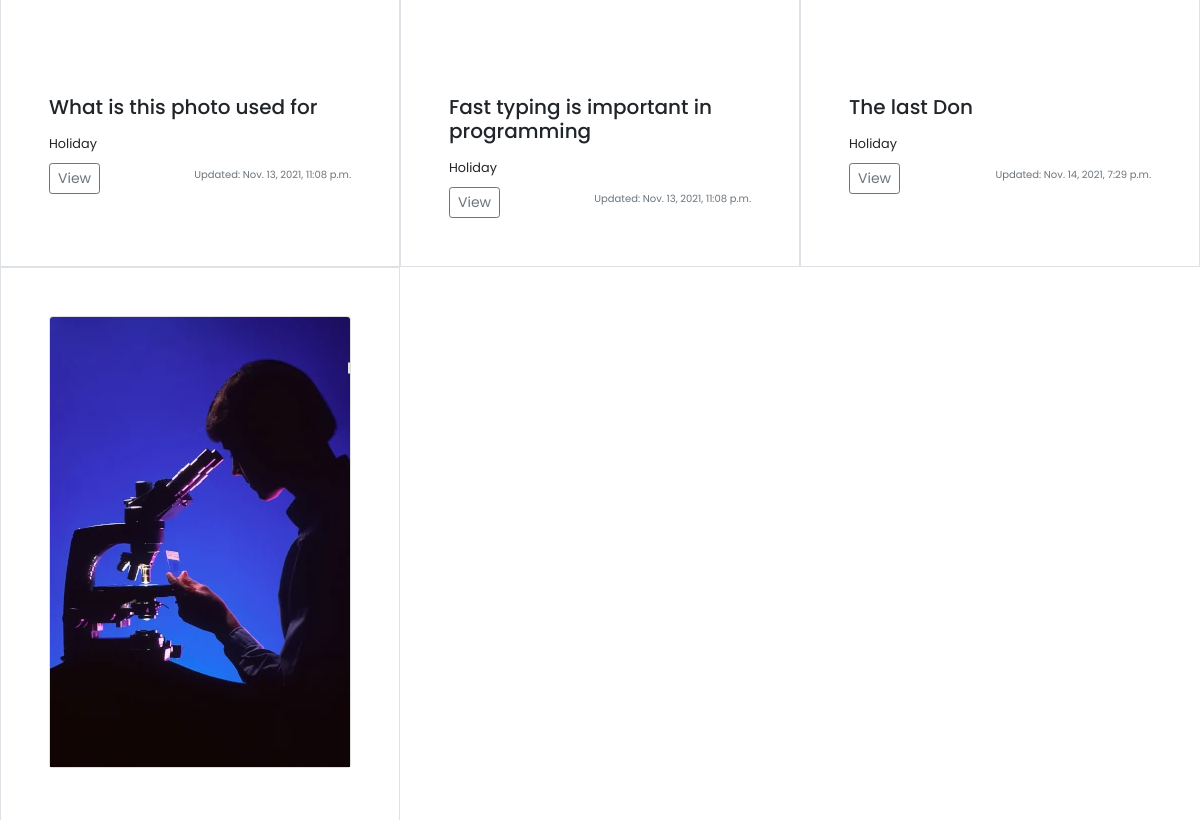
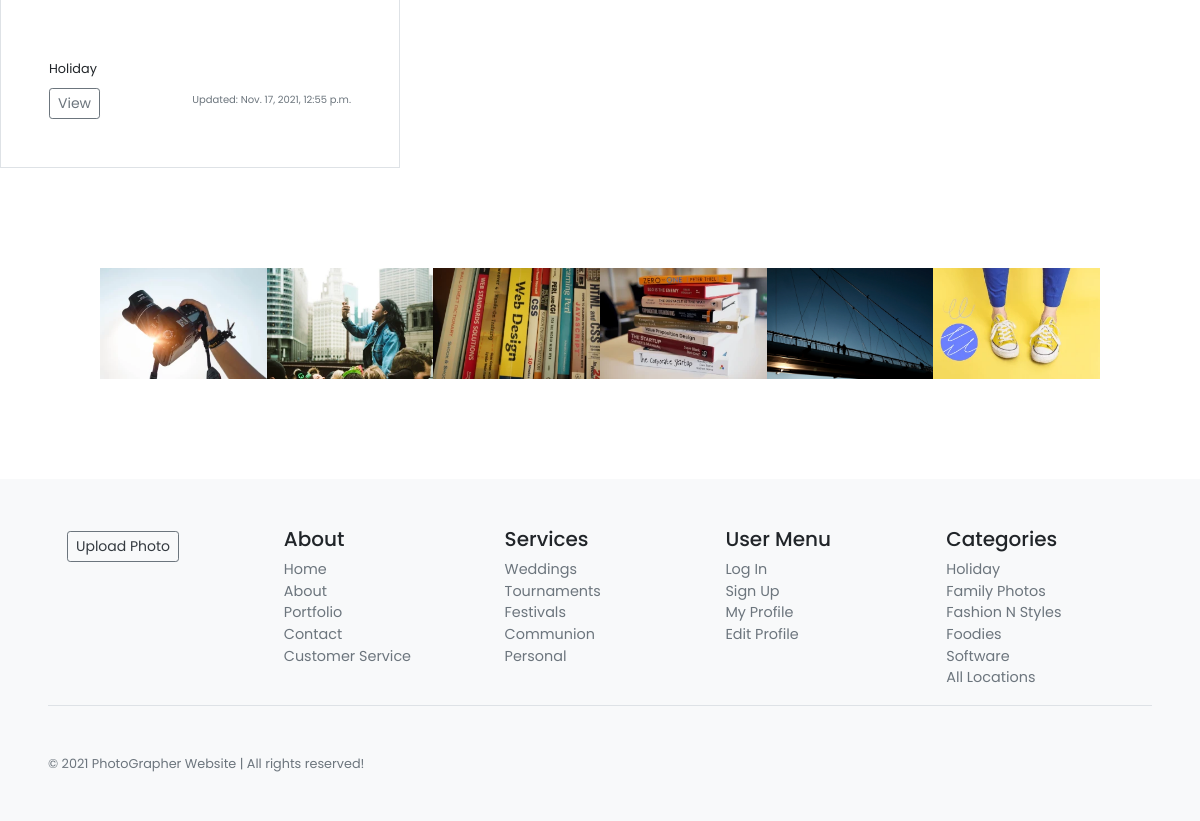
Page /?category=Holiday (signed in, lower part) on the earlier database version (2 pictures, top to bottom).
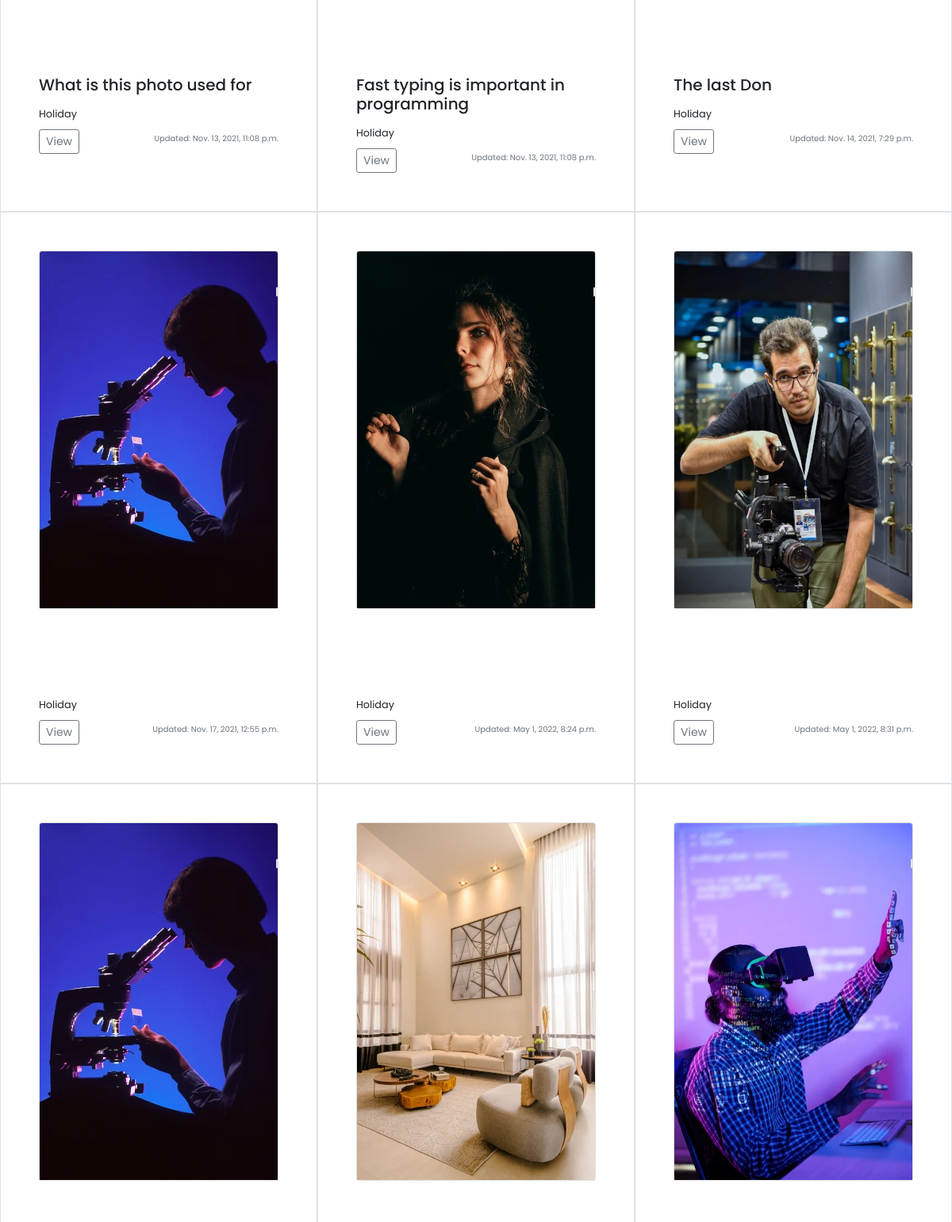
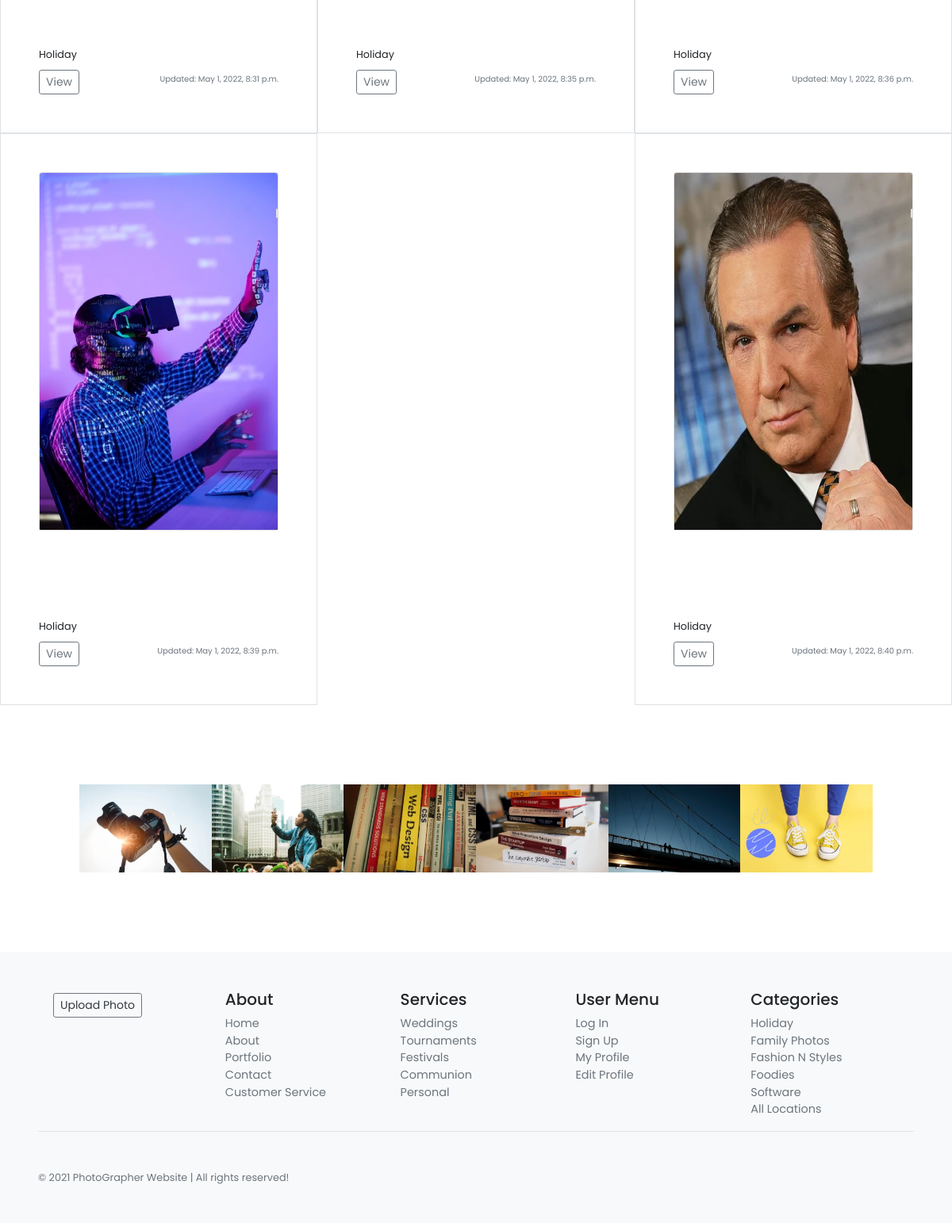
Same page on the later database version (2 pictures, top to bottom).
### photos/models.py (models this page shows, shortened)
class Photo(models.Model):
    id = models.AutoField(primary_key=True)
    title = models.CharField(max_length=30,  null=True, blank=True, default='')
    category = models.ForeignKey(
        Category, on_delete=models.SET_NULL, null=True, blank=True)
    image = models.ImageField(null=True, blank=True, default='')
    description = models.TextField()
    date = models.DateTimeField(auto_now=True)
    author = models.ForeignKey(
        User,
        default=None,
        on_delete=models.CASCADE,
    )
    likes = models.ManyToManyField(
        User, related_name='photo_likes')

class Category(models.Model):
    name = models.CharField(max_length=100, null=False, blank=False)

### photos/views.py (the view)
# urls.py: path('', views.gallery, name='gallery'),
@login_required
def gallery(request):
    category = request.GET.get('category')
    if category == None:
        photos = Photo.objects.all()
    else:
        photos = Photo.objects.filter(category__name=category)
    categories = Category.objects.all()
    context = {'categories': categories, 'photos': photos}
    return render(request, 'photos/gallery.html', context)

### templates/photos/gallery.html (shortened to what this page needs)
{% extends 'base.html' %}
{% load static %}
{% block content %}
<div class="container-fluid no-gutters mtop">
  <div class="row no-gutters">
    {% for photo in photos %}
    <div class="col-md-4 col-sm-6 col-xs-6 no-gutters border p-gallery">
      <div class="card shadow-0 m-5">
        <div class="bg-image hover-overlay ripple" data-mdb-ripple-color="light">
          <img src="{{photo.image.url}}" class="img-fluid card-img-top imag-thumbnail" />
          <small class="imag-author">{{photo.author}}</small>
        </div>
      </div>
      <div class="card-body p-5">
        <h5 class="card-title">{{photo.title}}</h5>
        <small class="card-text">{{photo.category.name}}</small>
        <div class="d-flex justify-content-between align-items-center">
          {% if user.is_authenticated%}
          <div class="btn-group  mt-2">
            <a href="{% url 'photo' photo.id %}" type="button" class="btn btn-sm btn-outline-secondary">View</a>
          </div>
          {% endif %}
          <small class="text-muted photo-date">Updated: {{photo.date}}</small>
        </div>
      </div>
    </div>
    {% endfor %}
  </div>
  <div class="container-fluid no-gutters">
    <section class="sect-img no-gutters">
      <div class="row">
        <div class="col-lg-2 col-md-12 mb-4 mb-md-0">
          <div class="bg-image hover-overlay hover-zoom hover-shadow ripple" data-ripple-color="light">
            <img src="{% static './images/photo.webp' %}" class="w-100" />
          </div>
        </div>
        <div class="col-lg-2 col-md-12 mb-4 mb-md-0">
          <div class="bg-image hover-overlay ripple shadow-1-strong rounded" data-ripple-color="light">
            <img src="{% static './images/skyler.webp' %}" class="w-100" />
          </div>
        </div>
        <div class="col-lg-2 col-md-12 mb-4 mb-md-0">
          <div class="bg-image hover-overlay ripple shadow-1-strong rounded" data-ripple-color="light">
            <img src="{% static './images/design.webp' %}" class="w-100" />
          </div>
        </div>
        <div class="col-lg-2 col-md-12 mb-4 mb-md-0">
          <div class="bg-image hover-overlay ripple shadow-1-strong rounded" data-ripple-color="light">
            <img src="{% static './images/daria.webp' %}" class="w-100" />
          </div>
        </div>
        <div class="col-lg-2 col-md-12 mb-4 mb-md-0">
          <div class="bg-image hover-overlay ripple shadow-1-strong rounded" data-ripple-color="light">
            <img src="{% static './images/thanos.webp' %}" class="w-100" />
          </div>
        </div>
        <div class="col-lg-2 col-md-12 mb-4 mb-md-0">
          <div class="bg-image hover-overlay ripple shadow-1-strong rounded" data-ripple-color="light">
            <img src="{% static './images/Frame-47.webp' %}" class="w-100" />
          </div>
        </div>
      </div>
    </section>
  </div>
</div>
{% endblock content %}

### templates/base.html (shortened to what this page needs)
{% load static %}
<!doctype html>
<html lang="en">
<head>
  <link rel="stylesheet" href="https://cdnjs.cloudflare.com/ajax/libs/font-awesome/6.0.0-beta2/css/all.min.css">
  <link rel="stylesheet" href="https://unpkg.com/boxicons@latest/css/boxicons.min.css">
  <link rel="stylesheet" href="https://cdn.jsdelivr.net/npm/bootstrap@4.6.0/dist/css/bootstrap.min.css"
>
  <link rel="stylesheet" href="https://cdnjs.cloudflare.com/ajax/libs/font-awesome/6.0.0-beta2/css/all.min.css">
  <link href="https://cdnjs.cloudflare.com/ajax/libs/font-awesome/5.13.0/css/all.min.css" rel="stylesheet">
  <link rel="stylesheet" type="text/css" href="{% static 'css/custom.css' %}">
  <link rel="stylesheet" type="text/css" href="{% static 'css/home.css' %}">
</head>
<body>
  <div class="container-fluid">
    <div class="row">
      {% block content %}
      {% endblock content %}
    </div>
  </div>
  <footer class="container-fluid p-5  bg-light mt-auto">
    <div class="row">
      <div class="col-12 col-md">
        <a href="{% url 'add' %}" class="btn btn-sm btn-outline-secondary btn-small m-1 text-dark">Upload Photo</a>
      </div>
      <div class="col-6 col-md">
        <h5>About</h5>
        <ul class="list-unstyled text-small">
          <li class="text-muted"><a href="{% url 'home' %}">Home</a></li>
          <li class="text-muted"><a href="{% url 'about' %}">About</a></li>
          <li cla ss="text-muted"><a href="{% url 'gallery' %}">Portfolio</a></li>
          <li class="text-muted"><a href="{% url 'contact' %}">Contact</a></li>
          <li class="text-muted"><a href="{% url 'customer_service' %}" >Customer Service</a></li>
        </ul>
      </div>
      <div class="col-6 col-md">
        <h5>Services</h5>
        <ul class="list-unstyled text-small">
          <li><a class="text-muted" href="#">Weddings</a></li>
          <li><a class="text-muted" href="#">Tournaments</a></li>
          <li><a class="text-muted" href="#">Festivals</a></li>
          <li><a class="text-muted" href="#">Communion</a></li>
          <li><a class="text-muted" href="#">Personal</a></li>
        </ul>
      </div>
      <div class="col-6 col-md">
        <h5>User Menu</h5>
        <ul class="list-unstyled text-small">
          <li><a class="text-muted" href="{% url 'login' %}">Log In</a></li>
          <li><a class="text-muted" href="{% url 'signup' %}">Sign Up</a></li>
          <li><a class="text-muted" href="{% url 'profile' %}">My Profile</a></li>
          <li><a class="text-muted" href="{% url 'edit_profile' %}">Edit Profile</a></li>
        </ul>
      </div>
      <div class="col-6 col-md">
        <h5>Categories</h5>
        <ul class="list-unstyled text-small">
          {% for category in categories %}
          <li>
            <a class="text-muted" href="{% url 'gallery' %}?category={{category.name}}">{{category.name}}</a>
          </li>
          {% endfor %}
          <li>
            <a class="text-muted" href="{% url 'gallery' %}">All Locations</a>
          </li>
        </ul>
      </div>
    </div>
    <div class="container-fluid border-top">
      <small class="d-block mt-5 text-muted">&copy; 2021 PhotoGrapher Website | All rights reserved!</small>
    </div>
  </footer>
</body>
</html>

### static/css/custom.css (style rules this page uses)
* { font-family: 'Poppins', sans-serif; padding: 0; margin: 0; list-style: none; text-decoration: none; box-sizing: border-box; scroll-behavior: smooth; }
body, html { width: 100%; height: 100%; margin: 0; padding: 0;; }
:root { --primary-color: #0062a8; --secondary-color: #F26C4F; --dark-color: #22303e; --light-color: #ffffff; --gray-color: #f5f5f5; }
.row { display: flex; flex-direction: row; flex-wrap: wrap; }
.container-fluid { margin-left: 0; }
.sect-img .col-lg-2, .sect-img .col-md-12 { width: 300px; padding: 0; margin: 0; }
.container-fluid section { margin: 0; }
.row { margin: 0; }
.card-body { padding: .5rem; }
.imag-thumbnail { object-fit: cover; }
.photo-date { font-size: 10px; }
.imag-author { position: absolute; top: 50px; right: -5px; border: 1px solid #e3e3e3; max-width: 120px; padding: 0 5px; text-align: center; font-weight: 700; font-size: 16px; color: #ffffff; border-radius: 2px; transform: rotate(90deg); }
.mtop { margin-top: -100px; }
.row { position: relative; width: 100%; display: flex; justify-content: space-between; }
.container, .container-fluid, .container-lg, .container-md, .container-sm, .container-xl { width: 100%; padding-right: 0; padding-left: 0; margin-right: auto; margin-left: auto; }
.card { background-color: #fff; }
.text-small { font-size: 0.9rem !important; }
body { min-height: 100vh; }
footer ul li, footer ul li a { text-decoration: none; list-style: none; color: #6c757d !important; }

### static/css/home.css (style rules this page uses)
* { font-family: 'Poppins', sans-serif; padding: 0; margin: 0; list-style: none; text-decoration: none; box-sizing: border-box; scroll-behavior: smooth; }
:root { --primary-color: #0062a8; --secondary-color: #F26C4F; --dark-color: #22303e; --light-color: #ffffff; --gray-color: #f5f5f5; }
section { padding: 100px; }
.row { position: relative; width: 100%; display: flex; justify-content: space-between; }

Differences in the rows shown:
added Photo: image (picture), category.name "Holiday", date "May 1, 2022, 8:24 p.m."
added Photo: image (picture), category.name "Holiday", date "May 1, 2022, 8:31 p.m."
added Photo: image (picture), category.name "Holiday", date "May 1, 2022, 8:31 p.m."
added Photo: image (picture), category.name "Holiday", date "May 1, 2022, 8:35 p.m."
added Photo: image (picture), category.name "Holiday", date "May 1, 2022, 8:36 p.m."
added Photo: image (picture), category.name "Holiday", date "May 1, 2022, 8:39 p.m."
added Photo: image (picture), category.name "Holiday", date "May 1, 2022, 8:40 p.m."
